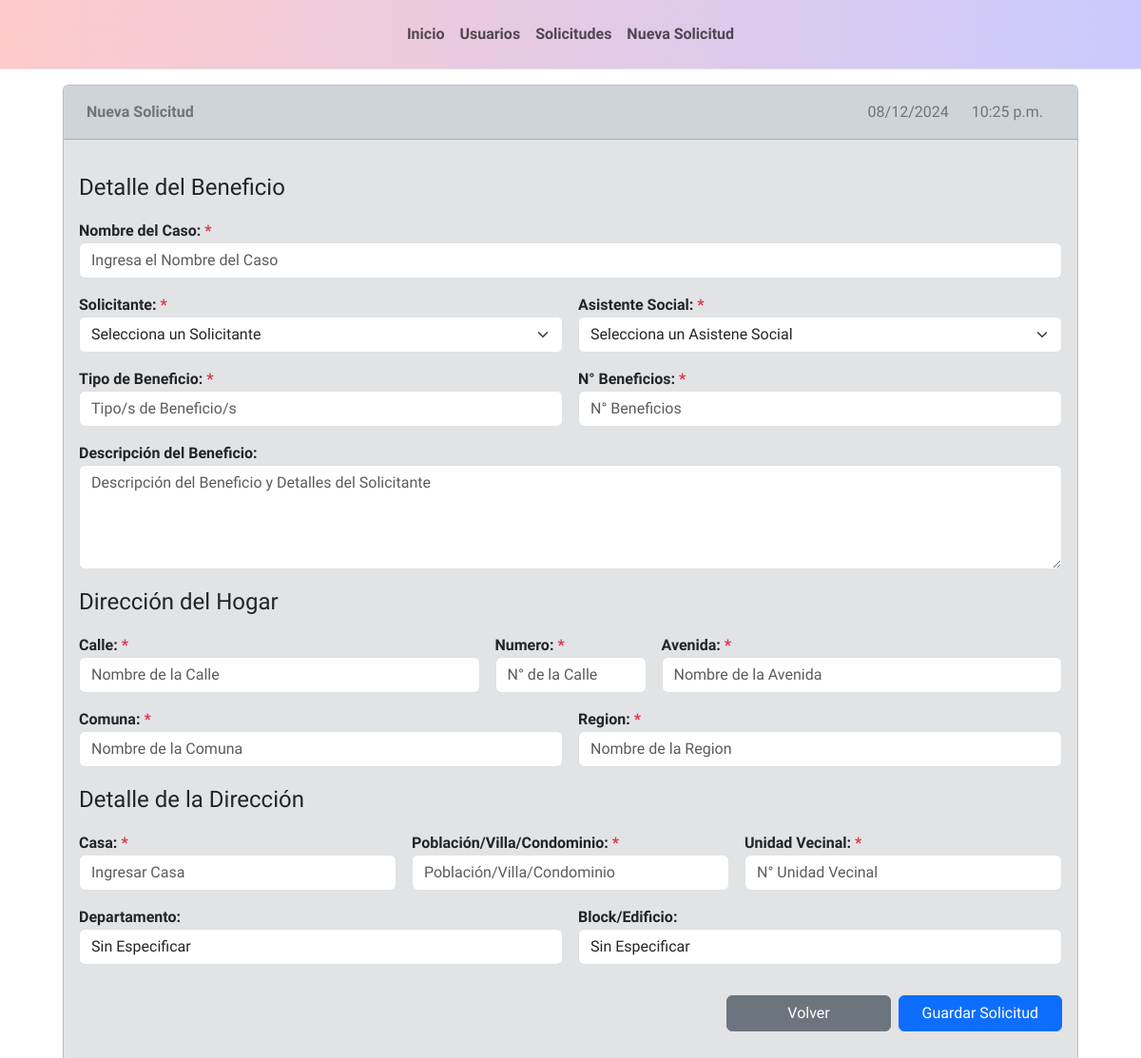
The page /ingresar_solicitud on the database its author committed.
### solicitudes/models.py (models this page shows)
class Asistente_Social(models.Model):
    rutAsistenteSocial = models.CharField(max_length=13, primary_key=True)
    nombres = models.CharField(max_length=150, blank=False, null=False)
    apellidos = models.CharField(max_length=150, blank=False, null=False)
    telefono = models.IntegerField(blank=False, null=False)
    edad = models.IntegerField(blank=False, null=False)
    correo = models.CharField(max_length=150, blank=False, null=False)
    def __str__(self):
        return str(self.nombres +" "+ self.apellidos)

### solicitudes/views.py (the view)
# urls.py: path('ingresar_solicitud', views.addSolicitud, name='ingresar_solicitud'),
def addSolicitud(request):
    context = {}
    formSolicitud = SolicitudForm
    fecha = datetime.now().date()
    hora = datetime.now().time()
    context ['fechaLocal'] = fecha
    context ['horaLocal'] = hora
    if 'guardarSolicitud' in request.POST:
        formSolicitud = SolicitudForm(request.POST)
        formSolicitud.save()
        return redirect('obtener_solicitudes')
    context['formSolicitud'] = formSolicitud
    return render(request, 'solicitud/solicitud_add.html', context)

### solicitudes/templates/solicitud/solicitud_add.html (shortened to what this page needs)
{% extends 'components/base.html' %}
{% load static %}
{% block content %}
{% include 'components/navbar.html' %}
<div class="margin-default">
    <div class="container">
        <div class="row align-items-start grid row-gap-3">
            <div class="col">
                <div class="bg-secondary-subtle card">
                    <div class="d-flex mb-3 text-secondary bg-dark-subtle card-header">
                        <div class="me-auto p-2">Nueva Solicitud</div>
                        <div class="p-2">
                            <div class="container text-center">
                                <div class="row align-items-start">
                                    <div class="col-auto fw-light">{{ fechaLocal|date:"d/m/Y" }}</div>
                                    <div class="col-auto fw-light">{{ horaLocal }}</div>
                                </div>
                            </div>
                        </div>
                    </div>
                    <div class="card-body">
                        <form class="row g-3" method="post">
                            <div class="col-12 fs-4 fw-light">Detalle del Beneficio</div>
                            <div class="col-12">
                                {{ formSolicitud.nombreCasoSolicitud.label_tag }} <span class="text-danger">*</span>
                                {{ formSolicitud.nombreCasoSolicitud }}
                            </div>
                            <div class="col-md-6">
                                {{ formSolicitud.fkRutSolicitante.label_tag }} <span class="text-danger">*</span>
                                {{ formSolicitud.fkRutSolicitante }}
                            </div>
                            <div class="col-md-6">
                                {{ formSolicitud.fkRutAsistenteSocial.label_tag }} <span class="text-danger">*</span>
                                {{ formSolicitud.fkRutAsistenteSocial }}
                            </div>
                            <div class="col-md-6">
                                {{ formSolicitud.beneficio.label_tag }} <span class="text-danger">*</span>
                                {{ formSolicitud.beneficio }}
                            </div>
                            <div class="col-md-6">
                                {{ formSolicitud.cantidadBeneficios.label_tag }} <span class="text-danger">*</span>
                                {{ formSolicitud.cantidadBeneficios }}
                            </div>
                            <div class="col-12">
                                {{ formSolicitud.descripcionBeneficio.label_tag }}
                                {{ formSolicitud.descripcionBeneficio }}
                            </div>
                            <div class="col-12 fs-4 fw-light">Dirección del Hogar</div>
                            <div class="col-md-5">
                                {{ formSolicitud.nombreCalle.label_tag }} <span class="text-danger">*</span>
                                {{ formSolicitud.nombreCalle }}
                            </div>
                            <div class="col-md-2">
                                {{ formSolicitud.numeroCalle.label_tag }} <span class="text-danger">*</span>
                                {{ formSolicitud.numeroCalle }}
                            </div>
                            <div class="col-md-5">
                                {{ formSolicitud.nombreAvenida.label_tag }} <span class="text-danger">*</span>
                                {{ formSolicitud.nombreAvenida }}
                            </div>
                            <div class="col-md-6">
                                {{ formSolicitud.nombreComuna.label_tag }} <span class="text-danger">*</span>
                                {{ formSolicitud.nombreComuna }}
                            </div>
                            <div class="col-md-6">
                                {{ formSolicitud.nombreRegion.label_tag }} <span class="text-danger">*</span>
                                {{ formSolicitud.nombreRegion }}
                            </div>
                            <div class="col-12 fs-4 fw-light">Detalle de la Dirección</div>
                            <div class="col-md-4">
                                {{ formSolicitud.casa.label_tag }} <span class="text-danger">*</span>
                                {{ formSolicitud.casa }}
                            </div>
                            <div class="col-md-4">
                                {{ formSolicitud.poblacion_villa_condominio.label_tag }} <span class="text-danger">*</span>
                                {{ formSolicitud.poblacion_villa_condominio }}
                            </div>
                            <div class="col-md-4">
                                {{ formSolicitud.unidadVecinal.label_tag }} <span class="text-danger">*</span>
                                {{ formSolicitud.unidadVecinal }}
                            </div>
                            <div class="col-md-6">
                                {{ formSolicitud.depto.label_tag }}
                                {{ formSolicitud.depto }}
                            </div>
                            <div class="col-md-6">
                                {{ formSolicitud.block_edificio.label_tag }}
                                {{ formSolicitud.block_edificio }}
                            </div>
                            <div class="d-grid gap-2 d-md-flex justify-content-md-end margin-default">
                                <div class="col-2 d-grid gap-2">
                                    <a class="btn btn-secondary" href="{% url 'index' %}">Volver</a>
                                </div>
                                <div class="col-2 d-grid gap-2">
                                    <button class="btn btn-primary" type="submit" name="guardarSolicitud">Guardar Solicitud</button>
                                </div>
                            </div>
                        </form>
                    </div>
                </div>
            </div>
        </div>
    </div>
</div>
{% endblock %}

### static/css/base.css (style rules this page uses)
.default-body { font-family: "Barlow Semi Condensed", sans-serif; font-weight: 600; font-style: normal; }
.margin-default { margin-top: 1rem; margin-bottom: 1rem; }

### rows shown on the page
Asistente_Social: nombreCasoSolicitud.label_tag "Nombre del Caso:", fkRutSolicitante.label_tag "Solicitante:", fkRutAsistenteSocial.label_tag "Asistente Social:", beneficio.label_tag "Tipo de Beneficio:", cantidadBeneficios.label_tag "N° Beneficios:", descripcionBeneficio.label_tag "Descripción del Beneficio:", nombreCalle.label_tag "Calle:", numeroCalle.label_tag "Numero:", nombreAvenida.label_tag "Avenida:", nombreComuna.label_tag "Comuna:", nombreRegion.label_tag "Region:", casa.label_tag "Casa:", poblacion_villa_condominio.label_tag "Población/Villa/Condominio:", unidadVecinal.label_tag "Unidad Vecinal:", depto.label_tag "Departamento:", block_edificio.label_tag "Block/Edificio:"

### other values the page prints
{{ fechaLocal|date:"d/m/Y" }} "08/12/2024"
{{ horaLocal }} "10:25 p.m."
